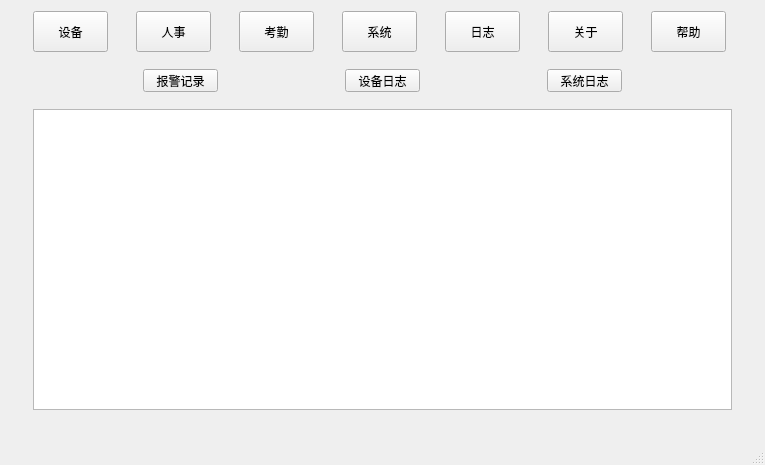
<?xml version="1.0" encoding="UTF-8"?>
<ui version="4.0">
 <class>COFFICEPARKS</class>
 <widget class="QMainWindow" name="COFFICEPARKS">
  <property name="geometry">
   <rect>
    <x>0</x>
    <y>0</y>
    <width>765</width>
    <height>465</height>
   </rect>
  </property>
  <property name="minimumSize">
   <size>
    <width>765</width>
    <height>465</height>
   </size>
  </property>
  <property name="maximumSize">
   <size>
    <width>16777215</width>
    <height>16777215</height>
   </size>
  </property>
  <property name="windowTitle">
   <string>COFFICEPARKS</string>
  </property>
  <widget class="QWidget" name="centralWidget">
   <layout class="QGridLayout" name="gridLayout">
    <item row="0" column="0">
     <layout class="QVBoxLayout" name="verticalLayout">
      <item>
       <layout class="QHBoxLayout" name="horizontalLayout">
        <item>
         <widget class="QPushButton" name="QpbtnEquipment">
          <property name="minimumSize">
           <size>
            <width>75</width>
            <height>41</height>
           </size>
          </property>
          <property name="maximumSize">
           <size>
            <width>75</width>
            <height>41</height>
           </size>
          </property>
          <property name="text">
           <string>设备</string>
          </property>
         </widget>
        </item>
        <item>
         <widget class="QPushButton" name="QpbtnPersonnel">
          <property name="minimumSize">
           <size>
            <width>75</width>
            <height>41</height>
           </size>
          </property>
          <property name="maximumSize">
           <size>
            <width>75</width>
            <height>41</height>
           </size>
          </property>
          <property name="text">
           <string>人事</string>
          </property>
         </widget>
        </item>
        <item>
         <widget class="QPushButton" name="QpbtnAttendance">
          <property name="minimumSize">
           <size>
            <width>75</width>
            <height>41</height>
           </size>
          </property>
          <property name="maximumSize">
           <size>
            <width>75</width>
            <height>41</height>
           </size>
          </property>
          <property name="text">
           <string>考勤</string>
          </property>
         </widget>
        </item>
        <item>
         <widget class="QPushButton" name="QpbtnSystem">
          <property name="minimumSize">
           <size>
            <width>75</width>
            <height>41</height>
           </size>
          </property>
          <property name="maximumSize">
           <size>
            <width>75</width>
            <height>41</height>
           </size>
          </property>
          <property name="text">
           <string>系统</string>
          </property>
         </widget>
        </item>
        <item>
         <widget class="QPushButton" name="QpbtnRecord">
          <property name="minimumSize">
           <size>
            <width>75</width>
            <height>41</height>
           </size>
          </property>
          <property name="maximumSize">
           <size>
            <width>75</width>
            <height>41</height>
           </size>
          </property>
          <property name="text">
           <string>日志</string>
          </property>
         </widget>
        </item>
        <item>
         <widget class="QPushButton" name="QpbtnAbout">
          <property name="minimumSize">
           <size>
            <width>75</width>
            <height>41</height>
           </size>
          </property>
          <property name="maximumSize">
           <size>
            <width>75</width>
            <height>41</height>
           </size>
          </property>
          <property name="text">
           <string>关于</string>
          </property>
         </widget>
        </item>
        <item>
         <widget class="QPushButton" name="QpbtnHelp">
          <property name="minimumSize">
           <size>
            <width>75</width>
            <height>41</height>
           </size>
          </property>
          <property name="maximumSize">
           <size>
            <width>75</width>
            <height>41</height>
           </size>
          </property>
          <property name="text">
           <string>帮助</string>
          </property>
         </widget>
        </item>
       </layout>
      </item>
      <item>
       <widget class="QStackedWidget" name="stackedWidget">
        <property name="currentIndex">
         <number>5</number>
        </property>
        <widget class="QWidget" name="QstackeHomepage1"/>
        <widget class="QWidget" name="QstackeEquipment">
         <layout class="QGridLayout" name="gridLayout_2">
          <item row="0" column="0">
           <layout class="QVBoxLayout" name="verticalLayout_2">
            <item>
             <widget class="QTableWidget" name="QDevice"/>
            </item>
            <item>
             <widget class="QTableWidget" name="QAlarm">
              <property name="minimumSize">
               <size>
                <width>0</width>
                <height>91</height>
               </size>
              </property>
              <property name="maximumSize">
               <size>
                <width>16777215</width>
                <height>91</height>
               </size>
              </property>
             </widget>
            </item>
           </layout>
          </item>
         </layout>
        </widget>
        <widget class="QWidget" name="QstackePersonnel"/>
        <widget class="QWidget" name="QstackeAttendance"/>
        <widget class="QWidget" name="QstackeSystem"/>
        <widget class="QWidget" name="QstackeRecord">
         <layout class="QGridLayout" name="gridLayout_7">
          <item row="0" column="0">
           <layout class="QVBoxLayout" name="verticalLayout_4">
            <item>
             <layout class="QHBoxLayout" name="horizontalLayout_2">
              <item>
               <widget class="QPushButton" name="QpbtnAlarm">
                <property name="minimumSize">
                 <size>
                  <width>75</width>
                  <height>23</height>
                 </size>
                </property>
                <property name="maximumSize">
                 <size>
                  <width>75</width>
                  <height>23</height>
                 </size>
                </property>
                <property name="text">
                 <string>报警记录</string>
                </property>
               </widget>
              </item>
              <item>
               <widget class="QPushButton" name="QpbtnDeviceRecord">
                <property name="minimumSize">
                 <size>
                  <width>75</width>
                  <height>23</height>
                 </size>
                </property>
                <property name="maximumSize">
                 <size>
                  <width>75</width>
                  <height>23</height>
                 </size>
                </property>
                <property name="text">
                 <string>设备日志</string>
                </property>
               </widget>
              </item>
              <item>
               <widget class="QPushButton" name="QpbtnSystemRecord">
                <property name="minimumSize">
                 <size>
                  <width>75</width>
                  <height>23</height>
                 </size>
                </property>
                <property name="maximumSize">
                 <size>
                  <width>75</width>
                  <height>23</height>
                 </size>
                </property>
                <property name="text">
                 <string>系统日志</string>
                </property>
               </widget>
              </item>
             </layout>
            </item>
            <item>
             <widget class="QStackedWidget" name="QstackedDevice">
              <property name="currentIndex">
               <number>0</number>
              </property>
              <widget class="QWidget" name="page_2">
               <layout class="QGridLayout" name="gridLayout_4">
                <item row="0" column="0">
                 <widget class="QTableWidget" name="QAlarmRecord"/>
                </item>
               </layout>
              </widget>
              <widget class="QWidget" name="page_3">
               <layout class="QGridLayout" name="gridLayout_5">
                <item row="0" column="0">
                 <widget class="QTableWidget" name="QDeviceRecord"/>
                </item>
               </layout>
              </widget>
              <widget class="QWidget" name="page_4">
               <layout class="QGridLayout" name="gridLayout_6">
                <item row="0" column="0">
                 <widget class="QTableWidget" name="QSystem"/>
                </item>
               </layout>
              </widget>
             </widget>
            </item>
           </layout>
          </item>
         </layout>
        </widget>
        <widget class="QWidget" name="QstackeAbout"/>
        <widget class="QWidget" name="QstackeHelp"/>
       </widget>
      </item>
     </layout>
    </item>
   </layout>
   <widget class="QWidget" name="layoutWidget">
    <property name="geometry">
     <rect>
      <x>0</x>
      <y>0</y>
      <width>100</width>
      <height>30</height>
     </rect>
    </property>
    <layout class="QVBoxLayout" name="verticalLayout_3"/>
   </widget>
  </widget>
  <widget class="QStatusBar" name="statusBar"/>
 </widget>
 <layoutdefault spacing="6" margin="11"/>
 <resources/>
 <connections/>
</ui>
